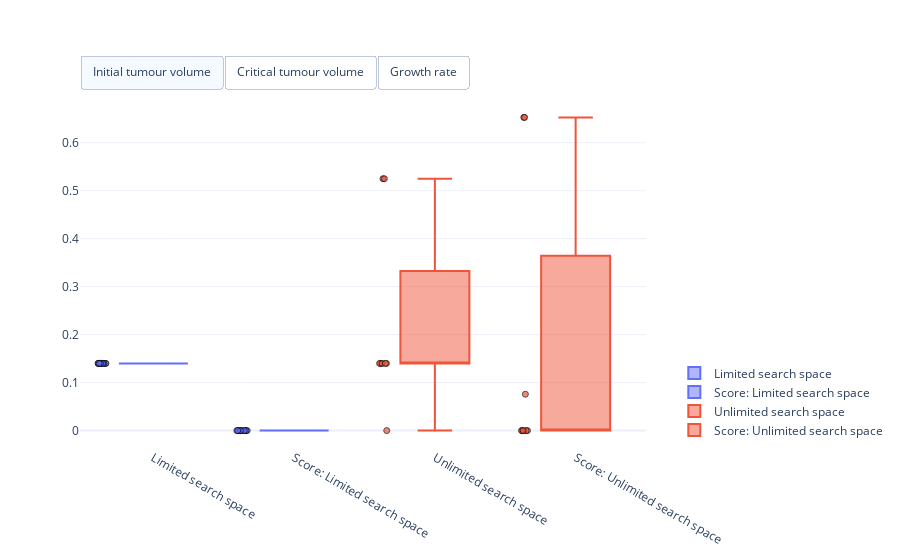

Notebook code for this chart:
### Code cell
#
# Visualisation of the spread of optimised model parameters for multiple runs from different initial points.
#
# This cell needs the above optimised initial parameter from psi_0=(1, 1, 1) and the five runs from a random initial starting point, and their respective objective function scores, as well as the data
# [parameters, recovered_parameters_scores]
#

import plotly.colors
import plotly.graph_objects as go


# Get number of optimisation types
n_opt_types = parameters.shape[0]

# Define colorscheme
colors = plotly.colors.qualitative.Plotly[:n_opt_types]

# Get optimised parameters
optimised_parameters = parameters

# Get optimised parameters
scores = recovered_parameters_scores

# Create figure
fig = go.Figure()

# Box plot of optimised model parameters
for index in range(n_opt_types):
    # Get optimised parameters
    params = optimised_parameters[index, ...]

    # Get scores
    score = scores[index, :]

    # Label
    label = "Limited search space" if index == 0 else "Unlimited search space"

    # Create box plot of for initial tumour volume
    fig.add_trace(
        go.Box(
            y=params[:, 0],  
            name=label,
            boxpoints='all',
            jitter=0.2,
            pointpos=-1.5,
            visible=True,
            marker=dict(
                symbol='circle',
                opacity=0.7,
                line=dict(color='black', width=1)),
            marker_color=colors[index],
            line_color=colors[index]))

    # Create box plot for critical volume
    fig.add_trace(
        go.Box(
            y=params[:, 1],  
            name=label,
            boxpoints='all',
            jitter=0.2,
            pointpos=-1.5,
            visible=False,
            marker=dict(
                symbol='circle',
                opacity=0.7,
                line=dict(color='black', width=1)),
            marker_color=colors[index],
            line_color=colors[index]))

    # Create box plot of for exponential tumour growth
    fig.add_trace(
        go.Box(
            y=params[:, 2],  
            name=label,
            boxpoints='all',
            jitter=0.2,
            pointpos=-1.5,
            visible=False,
            marker=dict(
                symbol='circle',
                opacity=0.7,
                line=dict(color='black', width=1)),
            marker_color=colors[index],
            line_color=colors[index]))
    
    # Create box plot of for objective function score
    fig.add_trace(
        go.Box(
            y=score,  
            name="Score: " + label,
            boxpoints='all',
            jitter=0.2,
            pointpos=-1.5,
            visible=True,
            marker=dict(
                symbol='circle',
                opacity=0.7,
                line=dict(color='black', width=1)),
            marker_color=colors[index],
            line_color=colors[index]))

# Set figure size
fig.update_layout(
    autosize=True,
    template="plotly_white")

# Add switch between mice
fig.update_layout(
    updatemenus=[
        dict(
            type = "buttons",
            direction = "right",
            buttons=list([
                dict(
                    args=[
                        {"visible": [True, False, False, True]*2},
                        {"yaxis": {"title": r'$\text{Initial tumour volume in cm}^3$'}}],
                    label="Initial tumour volume",
                    method="update"
                ),
                dict(
                    args=[
                        {"visible": [False, True, False, True]*2},
                        {"yaxis": {"title": r'$\text{Critical tumour volume in cm}^3$'}}],
                    label="Critical tumour volume",
                    method="update"
                ),
                dict(
                    args=[
                        {"visible": [False, False, True, True]*2},
                        {"yaxis": {"title": r'$\text{Growth rate in 1/day}$'}}],
                    label="Growth rate",
                    method="update"
                )
            ]),
            pad={"r": 0, "t": -10},
            showactive=True,
            x=0.0,
            xanchor="left",
            y=1.1,
            yanchor="top"
        )
    ]
)

# Position legend
fig.update_layout(legend=dict(
    yanchor="bottom",
    y=0.01,
    xanchor="left",
    x=1.05))

# Show figure
fig.show()

### Figure 1 — Plotly figure (JSON) as saved in the notebook; plotly's stock layout.template omitted (floating-point values rounded to 4 significant figures)
{"data": [{"boxpoints": "all", "jitter": 0.2, "line": {"color": "#636EFA"}, "marker": {"color": "#636EFA", "line": {"color": "black", "width": 1}, "opacity": 0.7, "symbol": "circle"}, "name": "Limited search space", "pointpos": -1.5, "type": "box", "visible": true, "y": [0.14, 0.14, 0.14, 0.14, 0.14, 0.14, 0.14, 0.14, 0.14, 0.14]}, {"boxpoints": "all", "jitter": 0.2, "line": {"color": "#636EFA"}, "marker": {"color": "#636EFA", "line": {"color": "black", "width": 1}, "opacity": 0.7, "symbol": "circle"}, "name": "Limited search space", "pointpos": -1.5, "type": "box", "visible": false, "y": [0.24, 0.24, 0.24, 0.24, 0.24, 0.24, 0.24, 0.24, 0.24, 0.24]}, {"boxpoints": "all", "jitter": 0.2, "line": {"color": "#636EFA"}, "marker": {"color": "#636EFA", "line": {"color": "black", "width": 1}, "opacity": 0.7, "symbol": "circle"}, "name": "Limited search space", "pointpos": -1.5, "type": "box", "visible": false, "y": [0.55, 0.55, 0.55, 0.55, 0.55, 0.55, 0.55, 0.55, 0.55, 0.55]}, {"boxpoints": "all", "jitter": 0.2, "line": {"color": "#636EFA"}, "marker": {"color": "#636EFA", "line": {"color": "black", "width": 1}, "opacity": 0.7, "symbol": "circle"}, "name": "Score: Limited search space", "pointpos": -1.5, "type": "box", "visible": true, "y": [4.57e-22, 1.031e-22, 2.814e-23, 3.72e-24, 4.322e-22, 3.973e-23, 4.4e-22, 4.303e-22, 4.457e-22, 1.529e-22]}, {"boxpoints": "all", "jitter": 0.2, "line": {"color": "#EF553B"}, "marker": {"color": "#EF553B", "line": {"color": "black", "width": 1}, "opacity": 0.7, "symbol": "circle"}, "name": "Unlimited search space", "pointpos": -1.5, "type": "box", "visible": true, "y": [1.054e-19, null, 0.14, 0.5249, 0.14, null, 0.14, 0.14, 0.5249, 0.14]}, {"boxpoints": "all", "jitter": 0.2, "line": {"color": "#EF553B"}, "marker": {"color": "#EF553B", "line": {"color": "black", "width": 1}, "opacity": 0.7, "symbol": "circle"}, "name": "Unlimited search space", "pointpos": -1.5, "type": "box", "visible": false, "y": [1.311e-225, null, 0.24, 2.14e+152, 0.24, null, 0.24, 0.24, 8001000000.0, 0.24]}, {"boxpoints": "all", "jitter": 0.2, "line": {"color": "#EF553B"}, "marker": {"color": "#EF553B", "line": {"color": "black", "width": 1}, "opacity": 0.7, "symbol": "circle"}, "name": "Unlimited search space", "pointpos": -1.5, "type": "box", "visible": false, "y": [8.225e+223, null, 0.55, 0.0644, 0.55, null, 0.55, 0.55, 0.0644, 0.55]}, {"boxpoints": "all", "jitter": 0.2, "line": {"color": "#EF553B"}, "marker": {"color": "#EF553B", "line": {"color": "black", "width": 1}, "opacity": 0.7, "symbol": "circle"}, "name": "Score: Unlimited search space", "pointpos": -1.5, "type": "box", "visible": true, "y": [0.07579, null, 4.313e-22, 0.6527, 4.322e-22, null, 4.342e-22, 4.316e-22, 0.6527, 5.024e-22]}], "layout": {"autosize": true, "legend": {"x": 1.05, "xanchor": "left", "y": 0.01, "yanchor": "bottom"}, "updatemenus": [{"buttons": [{"args": [{"visible": [true, false, false, true, true, false, false, true]}, {"yaxis": {"title": "$\\text{Initial tumour volume in cm}^3$"}}], "label": "Initial tumour volume", "method": "update"}, {"args": [{"visible": [false, true, false, true, false, true, false, true]}, {"yaxis": {"title": "$\\text{Critical tumour volume in cm}^3$"}}], "label": "Critical tumour volume", "method": "update"}, {"args": [{"visible": [false, false, true, true, false, false, true, true]}, {"yaxis": {"title": "$\\text{Growth rate in 1/day}$"}}], "label": "Growth rate", "method": "update"}], "direction": "right", "pad": {"r": 0, "t": -10}, "showactive": true, "type": "buttons", "x": 0, "xanchor": "left", "y": 1.1, "yanchor": "top"}]}}
